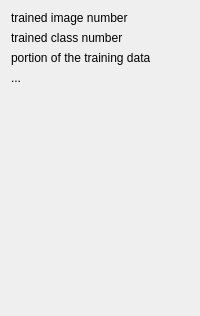
          <widget class="QWidget" name="tab_3">
           <attribute name="title">
            <string>Report</string>
           </attribute>
           <layout class="QGridLayout" name="gridLayout_18">
            <item row="0" column="0">
             <widget class="QLabel" name="label_7">
              <property name="text">
               <string>trained image number</string>
              </property>
             </widget>
            </item>
            <item row="1" column="0">
             <widget class="QLabel" name="label_8">
              <property name="text">
               <string>trained class number</string>
              </property>
             </widget>
            </item>
            <item row="2" column="0">
             <widget class="QLabel" name="label_9">
              <property name="text">
               <string>portion of the training data</string>
              </property>
             </widget>
            </item>
            <item row="3" column="0">
             <widget class="QLabel" name="label_10">
              <property name="text">
               <string>...</string>
              </property>
             </widget>
            </item>
            <item row="4" column="0">
             <spacer name="verticalSpacer_5">
              <property name="orientation">
               <enum>Qt::Vertical</enum>
              </property>
              <property name="sizeHint" stdset="0">
               <size>
                <width>20</width>
                <height>220</height>
               </size>
              </property>
             </spacer>
            </item>
           </layout>
          </widget>
